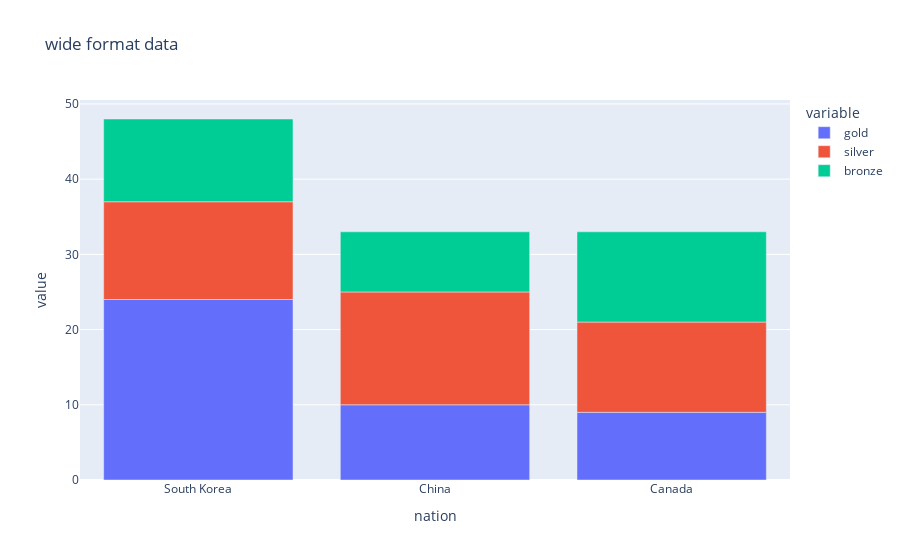

The notebook cell this image was saved under:
### Code cell
px.bar(wide_data,x='nation',y=['gold','silver','bronze'],title='wide format data')

### Figure 1 — Plotly figure (JSON) as saved in the notebook; plotly's stock layout.template omitted (floating-point values rounded to 4 significant figures)
{"data": [{"alignmentgroup": "True", "hovertemplate": "variable=gold<br>nation=%{x}<br>value=%{y}<extra></extra>", "legendgroup": "gold", "marker": {"color": "#636efa", "pattern": {"shape": ""}}, "name": "gold", "offsetgroup": "gold", "orientation": "v", "showlegend": true, "textposition": "auto", "type": "bar", "x": ["South Korea", "China", "Canada"], "xaxis": "x", "y": [24, 10, 9], "yaxis": "y"}, {"alignmentgroup": "True", "hovertemplate": "variable=silver<br>nation=%{x}<br>value=%{y}<extra></extra>", "legendgroup": "silver", "marker": {"color": "#EF553B", "pattern": {"shape": ""}}, "name": "silver", "offsetgroup": "silver", "orientation": "v", "showlegend": true, "textposition": "auto", "type": "bar", "x": ["South Korea", "China", "Canada"], "xaxis": "x", "y": [13, 15, 12], "yaxis": "y"}, {"alignmentgroup": "True", "hovertemplate": "variable=bronze<br>nation=%{x}<br>value=%{y}<extra></extra>", "legendgroup": "bronze", "marker": {"color": "#00cc96", "pattern": {"shape": ""}}, "name": "bronze", "offsetgroup": "bronze", "orientation": "v", "showlegend": true, "textposition": "auto", "type": "bar", "x": ["South Korea", "China", "Canada"], "xaxis": "x", "y": [11, 8, 12], "yaxis": "y"}], "layout": {"autosize": true, "barmode": "relative", "legend": {"title": {"text": "variable"}, "tracegroupgap": 0}, "title": {"text": "wide format data"}, "xaxis": {"anchor": "y", "autorange": true, "domain": [0, 1], "range": [-0.5, 2.5], "title": {"text": "nation"}, "type": "category"}, "yaxis": {"anchor": "x", "autorange": true, "domain": [0, 1], "range": [0, 50.53], "title": {"text": "value"}, "type": "linear"}}}
